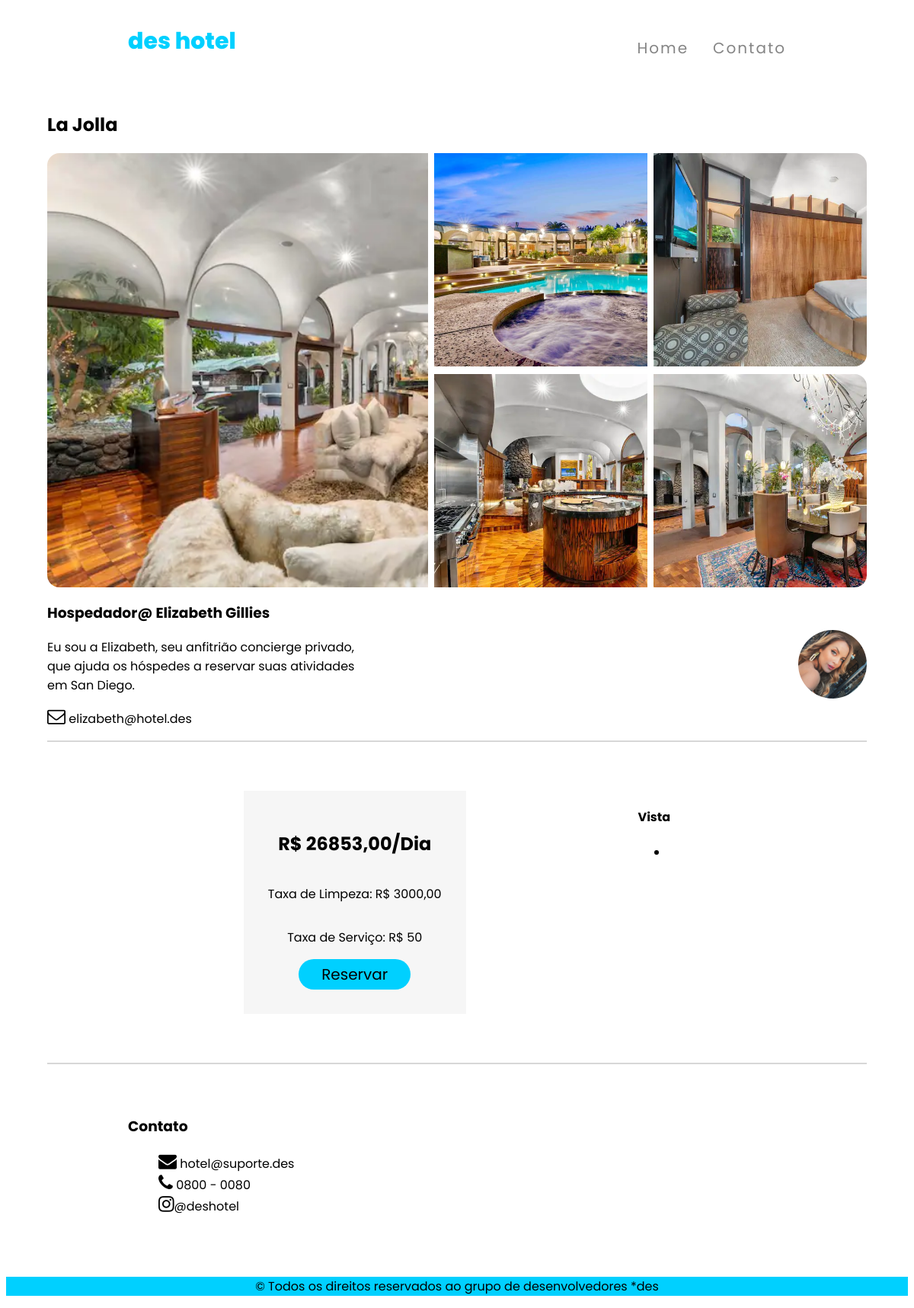
/detalhes_hotel/1 (signed in), run on the app's committed database.
### home/models.py (models this page shows, shortened)
class Hospedagen(models.Model):
    titulo = models.CharField(max_length=50)
    descricao = models.CharField(max_length=150)
    preco = models.DecimalField(decimal_places=2, max_digits=8)
    preco_por = models.CharField(choices=PERIODO_CHOICES, max_length=6, default=D)
    taxa_limpeza = models.DecimalField(decimal_places=2, max_digits=8)
    imagem_1 = models.ImageField(upload_to='foto/%y/%m/%d')
    imagem_2 = models.ImageField(upload_to='foto/%y/%m/%d')
    imagem_3 = models.ImageField(upload_to='foto/%y/%m/%d')
    imagem_4 = models.ImageField(upload_to='foto/%y/%m/%d')
    imagem_5 = models.ImageField(upload_to='foto/%y/%m/%d')
    disponibilidade_a_partir = models.DateField()
    endereco = models.ForeignKey(Endereco, on_delete=models.PROTECT)
    lista_recurso = models.ForeignKey(Recurso, on_delete=models.PROTECT)
    hospedador = models.ForeignKey(Hospedadore, on_delete=models.PROTECT)

class Hospedadore(models.Model):
    nome = models.CharField(max_length=50)
    email = models.EmailField(unique=True)
    sobre = models.CharField(max_length=150)
    imagem = models.ImageField(upload_to='foto/%y/%m/%d')

class Recurso(models.Model):
    nome_recurso = models.CharField(max_length=60)
    lista_recurso = models.ManyToManyField(ListaRecurso)

### home/views.py (the view)
# urls.py: path('detalhes_hotel/<int:pk>', views.detalhes, name='detalhes')
def detalhes(request, pk):
    det_hotel = get_object_or_404(
        Hospedagen, id=pk
    )
    det_hospedador = get_object_or_404(
        Hospedadore, id=pk
    )
    det_recursos = get_object_or_404(
        Recurso, id=pk
    )
    det_endereco = get_object_or_404(
        Endereco, id=pk
    )
    return render(request,'home/detalhes.html', {'detalhes':det_hotel, 'detalhes_hosped':det_hospedador, 'detalhes_recursos':det_recursos, 'detalhes_endereco':det_endereco})

### home/templates/home/detalhes.html (shortened to what this page needs)
{% load static %}
<!DOCTYPE html>
<html lang="en">
{% include 'headerDetalhe.html' %}
<body>
    {% include 'menu.html' %}
    {% if user.is_authenticated %}
    <div class="imagem-centro">
        <div class="imagem-quadro-externo">
            <h2>{{detalhes.titulo}}</h2>
            <div class="imagem-quadro">
                <div>
                    <div class="imagem-hotel-grande"
                        style="background: url({{detalhes.imagem_1.url}}); background-size: cover;"></div>
                </div>
                <div class="imagem-vertical-esquerda">
                    <div class="imagem-hotel-esquerda"
                        style="background: url({{detalhes.imagem_2.url}}); background-size: cover;"></div>
                    <div class="imagem-hotel-esquerda"
                        style="background: url({{detalhes.imagem_3.url}}); background-size: cover;"></div>
                </div>
                <div class="imagem-vertical-direita">
                    <div class="imagem-hotel-direita"
                        style="background: url({{detalhes.imagem_4.url}}); background-size: cover;"></div>
                    <div class="imagem-hotel-direita"
                        style="background: url({{detalhes.imagem_5.url}}); background-size: cover;"></div>
                </div>
            </div>
            <div class="hospedador">
                <div class="hospedador-sobre">
                    <h3><b>Hospedador@ {{detalhes_hosped.nome}}</b></h3>
                    <p>{{detalhes_hosped.sobre}}</p>
                    <p><i class="fa fa-envelope-o" style="font-size:24px" style="display:flex;"></i> {{detalhes_hosped.email}}</p>
                </div>
                <div class="hospedador-foto"
                    style="background: url({{detalhes_hosped.imagem.url}}); background-size: cover;">
                </div>
            </div>
            <div class="preco-hotel-centro">
                <div class="preco-hotel">
                    <h2>R$ {{detalhes.preco}}/{{detalhes.preco_por}}</h2>
                    <p>Taxa de Limpeza: R$ {{detalhes.taxa_limpeza}}</p>
                    <p>Taxa de Serviço: R$ 50</p>
                    <button class="botao-reserva">Reservar</button>
                </div>
                <div>
                        <h4>{{detalhes_recursos.nome_recurso}}</h4>
                        <ul>
                            <li>{{detalhes_recursos.lista_recurso.titulo_recurso}}</li>
                        </ul>
                </div>
            </div>
        </div>
    </div>
    {% endif %}
    {% include 'footer.html' %}
</body>
</html>

### home/static/css/detalhe.css (style rules this page uses)
* { font-family: 'Poppins', sans-serif; }
.imagem-centro { display: flex; justify-content: center; }
.imagem-quadro-externo { width: max-content; border-bottom: 2px solid rgb(215 215 215); }
.imagem-quadro { display: flex; height: 570px; }
.imagem-hotel-grande { width: 500px; height: 570px; border-radius: 1rem 0rem 0rem 1rem; margin-right: 0.5rem; }
.imagem-hotel-esquerda { width: 280px; height: 280px; }
.imagem-vertical-esquerda { display: flex; flex-direction: column; justify-content: space-between; }
.imagem-hotel-direita { width: 280px; height: 280px; border-radius: 0rem 1rem 1rem 0rem; }
.imagem-vertical-direita { display: flex; flex-direction: column; justify-content: space-between; margin-left: 0.5rem; }
.preco-hotel-centro { display: flex; justify-content: space-evenly; margin: 4rem 2rem; }
.hospedador { display: flex; align-items: center; justify-content: space-between; border-bottom: 2px solid rgb(215 215 215) }
.hospedador-sobre { width: 40%; }
.hospedador-foto { width: 90px; height: 90px; border-radius: 50%; }
.preco-hotel { display: flex; flex-direction: column; align-items: center; justify-content: center; background-color: rgb(246, 246, 246); width: max-content; padding: 2rem; }
.botao-reserva { background-color: rgb(0 208 255); border: none; font-size: 20px; padding: 5px 30px; border-radius: 2rem; }

### home/static/css/menu.css (style rules this page uses)
* { font-family: 'Poppins', sans-serif; }

### data on the page
Hospedagen: titulo "La Jolla", imagem_1 (picture), imagem_2 (picture), imagem_3 (picture), imagem_4 (picture), imagem_5 (picture), preco "26853,00", preco_por "Dia", taxa_limpeza "3000,00"
Hospedadore: nome "Elizabeth Gillies", sobre "Eu sou a Elizabeth, seu anfitrião concierge privado, que ajuda os hóspedes a reservar suas atividades em San Diego.", email "elizabeth@hotel.des", imagem (picture)
Recurso: nome_recurso "Vista"
